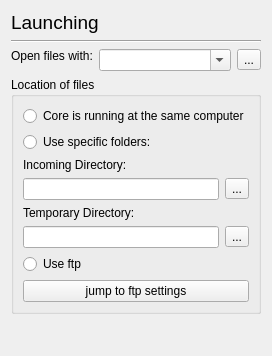
     <widget class="QWidget" name="Launching" >
      <layout class="QVBoxLayout" name="verticalLayout_6" >
       <item>
        <widget class="QLabel" name="label_28" >
         <property name="font" >
          <font>
           <pointsize>14</pointsize>
          </font>
         </property>
         <property name="text" >
          <string>Launching</string>
         </property>
        </widget>
       </item>
       <item>
        <widget class="Line" name="line_5" >
         <property name="orientation" >
          <enum>Qt::Horizontal</enum>
         </property>
        </widget>
       </item>
       <item>
        <layout class="QFormLayout" name="formLayout_8" >
         <item row="0" column="0" >
          <widget class="QLabel" name="label_22" >
           <property name="sizePolicy" >
            <sizepolicy vsizetype="Fixed" hsizetype="Fixed" >
             <horstretch>0</horstretch>
             <verstretch>0</verstretch>
            </sizepolicy>
           </property>
           <property name="text" >
            <string>Open files with:</string>
           </property>
          </widget>
         </item>
         <item row="0" column="1" >
          <layout class="QHBoxLayout" name="horizontalLayout_6" >
           <item>
            <widget class="QComboBox" name="launchCombo" >
             <property name="editable" >
              <bool>true</bool>
             </property>
            </widget>
           </item>
           <item>
            <widget class="QToolButton" name="launcherButton" >
             <property name="text" >
              <string>...</string>
             </property>
            </widget>
           </item>
          </layout>
         </item>
        </layout>
       </item>
       <item>
        <widget class="QGroupBox" name="groupBox" >
         <property name="sizePolicy" >
          <sizepolicy vsizetype="Expanding" hsizetype="Expanding" >
           <horstretch>0</horstretch>
           <verstretch>0</verstretch>
          </sizepolicy>
         </property>
         <property name="title" >
          <string>Location of files</string>
         </property>
         <layout class="QVBoxLayout" name="verticalLayout_5" >
          <item>
           <widget class="QRadioButton" name="sameComputerRadio" >
            <property name="text" >
             <string>Core is running at the same computer</string>
            </property>
           </widget>
          </item>
          <item>
           <widget class="QRadioButton" name="specificRadio" >
            <property name="text" >
             <string>Use specific folders:</string>
            </property>
           </widget>
          </item>
          <item>
           <widget class="QLabel" name="incomingSpecificLabel" >
            <property name="text" >
             <string>Incoming Directory:</string>
            </property>
           </widget>
          </item>
          <item>
           <layout class="QHBoxLayout" name="horizontalLayout_8" >
            <item>
             <widget class="QLineEdit" name="incomingSpecificEdit" />
            </item>
            <item>
             <widget class="QToolButton" name="incomingSpecificButton" >
              <property name="text" >
               <string>...</string>
              </property>
             </widget>
            </item>
           </layout>
          </item>
          <item>
           <widget class="QLabel" name="tempSpecificLabel" >
            <property name="text" >
             <string>Temporary Directory:</string>
            </property>
           </widget>
          </item>
          <item>
           <layout class="QHBoxLayout" name="horizontalLayout_9" >
            <item>
             <widget class="QLineEdit" name="tempSpecificEdit" />
            </item>
            <item>
             <widget class="QToolButton" name="tempSpecificButton" >
              <property name="text" >
               <string>...</string>
              </property>
             </widget>
            </item>
           </layout>
          </item>
          <item>
           <widget class="QRadioButton" name="ftpRadio" >
            <property name="enabled" >
             <bool>true</bool>
            </property>
            <property name="text" >
             <string>Use ftp</string>
            </property>
           </widget>
          </item>
          <item>
           <widget class="QPushButton" name="jumpFtpButton" >
            <property name="text" >
             <string>jump to ftp settings</string>
            </property>
           </widget>
          </item>
         </layout>
        </widget>
       </item>
       <item>
        <spacer name="verticalSpacer_5" >
         <property name="orientation" >
          <enum>Qt::Vertical</enum>
         </property>
         <property name="sizeHint" stdset="0" >
          <size>
           <width>20</width>
           <height>31</height>
          </size>
         </property>
        </spacer>
       </item>
      </layout>
     </widget>
